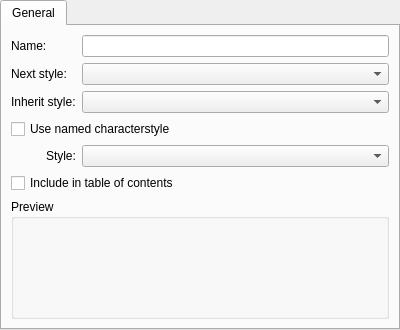
<ui version="4.0" >
 <class>ParagraphGeneral</class>
 <widget class="QWidget" name="ParagraphGeneral" >
  <property name="geometry" >
   <rect>
    <x>0</x>
    <y>0</y>
    <width>400</width>
    <height>330</height>
   </rect>
  </property>
  <property name="windowTitle" >
   <string>ParagraphGeneral</string>
  </property>
  <layout class="QHBoxLayout" >
   <property name="leftMargin" >
    <number>0</number>
   </property>
   <property name="topMargin" >
    <number>0</number>
   </property>
   <property name="rightMargin" >
    <number>0</number>
   </property>
   <property name="bottomMargin" >
    <number>0</number>
   </property>
   <item>
    <widget class="QTabWidget" name="tabs" >
     <property name="sizePolicy" >
      <sizepolicy vsizetype="Expanding" hsizetype="Expanding" >
       <horstretch>99</horstretch>
       <verstretch>0</verstretch>
      </sizepolicy>
     </property>
     <widget class="QWidget" name="generalTab" >
      <attribute name="title" >
       <string>General</string>
      </attribute>
      <layout class="QGridLayout" >
       <item row="0" column="0" colspan="2" >
        <widget class="QLabel" name="label" >
         <property name="text" >
          <string>Name:</string>
         </property>
        </widget>
       </item>
       <item row="0" column="2" >
        <widget class="QLineEdit" name="name" />
       </item>
       <item row="1" column="0" colspan="2" >
        <widget class="QLabel" name="label_2" >
         <property name="text" >
          <string>Next style:</string>
         </property>
         <property name="buddy" >
          <cstring>nextStyle</cstring>
         </property>
        </widget>
       </item>
       <item row="1" column="2" >
        <widget class="QComboBox" name="nextStyle" />
       </item>
       <item row="2" column="0" colspan="2" >
        <widget class="QLabel" name="label_3" >
         <property name="text" >
          <string>Inherit style:</string>
         </property>
         <property name="buddy" >
          <cstring>inheritStyle</cstring>
         </property>
        </widget>
       </item>
       <item row="2" column="2" >
        <widget class="QComboBox" name="inheritStyle" />
       </item>
       <item row="3" column="0" colspan="3" >
        <widget class="QCheckBox" name="useCharacterStyle" >
         <property name="text" >
          <string>Use named characterstyle</string>
         </property>
        </widget>
       </item>
       <item row="4" column="0" >
        <spacer>
         <property name="orientation" >
          <enum>Qt::Horizontal</enum>
         </property>
         <property name="sizeType" >
          <enum>QSizePolicy::Fixed</enum>
         </property>
         <property name="sizeHint" >
          <size>
           <width>10</width>
           <height>1</height>
          </size>
         </property>
        </spacer>
       </item>
       <item row="4" column="1" >
        <widget class="QLabel" name="label_4" >
         <property name="text" >
          <string>Style:</string>
         </property>
         <property name="buddy" >
          <cstring>characterStyle</cstring>
         </property>
        </widget>
       </item>
       <item row="4" column="2" >
        <widget class="QComboBox" name="characterStyle" />
       </item>
       <item row="5" column="0" colspan="3" >
        <widget class="QCheckBox" name="inToc" >
         <property name="text" >
          <string>Include in table of contents</string>
         </property>
        </widget>
       </item>
       <item row="6" column="0" colspan="3" >
        <widget class="QGroupBox" name="previewPane" >
         <property name="title" >
          <string>Preview</string>
         </property>
        </widget>
       </item>
      </layout>
     </widget>
    </widget>
   </item>
  </layout>
 </widget>
 <resources/>
 <connections/>
</ui>
